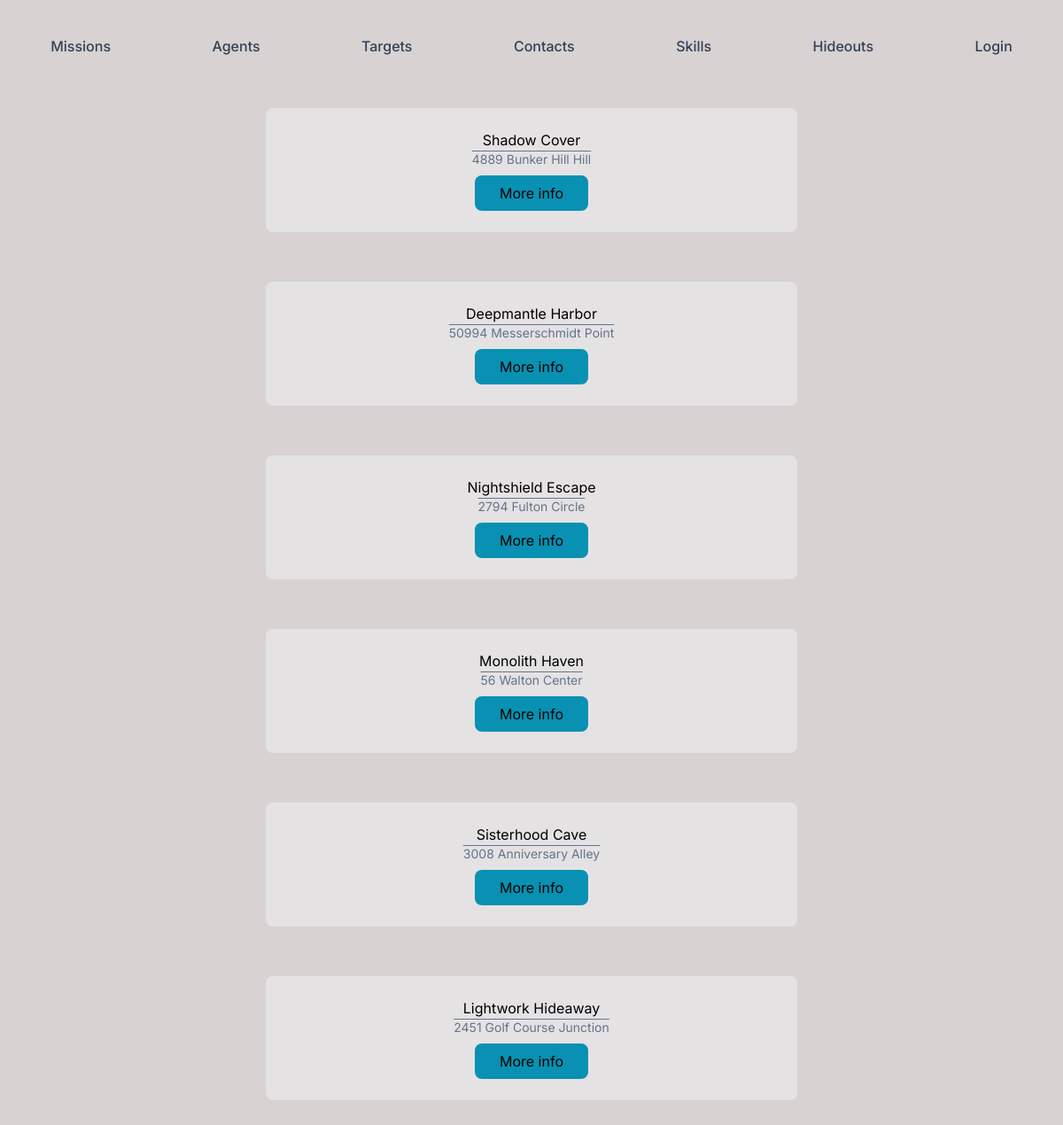
/dist/hideouts.php, run on the app's committed database.
### tables this page shows
CREATE TABLE IF NOT EXISTS `hideout` (
  `id` int(11) NOT NULL AUTO_INCREMENT,
  `code` char(60) NOT NULL,
  `address` varchar(100) NOT NULL,
  `type` varchar(100) NOT NULL,
  `country_id` int(11) NOT NULL,
  `mission_id` int(11) NOT NULL,
  PRIMARY KEY (`id`),
  KEY `FK_country_id` (`country_id`),
  KEY `FK_mission_id_hideout` (`mission_id`),
  CONSTRAINT `FK_country_id` FOREIGN KEY (`country_id`) REFERENCES `country` (`id`),
  CONSTRAINT `FK_mission_id_hideout` FOREIGN KEY (`mission_id`) REFERENCES `mission` (`id`)
);

### dist/hideouts.php (the view, shortened to what this page needs)
<!DOCTYPE html>
<html lang="fr">
<?php session_start();
$cleardb_url = parse_url(getenv("DATABASE_URL"));
$cleardb_server = $cleardb_url["host"];
$cleardb_username = $cleardb_url["user"];
$cleardb_password = $cleardb_url["pass"];
$cleardb_db = substr($cleardb_url["path"], 1);
$pdo = mysqli_connect($cleardb_server, $cleardb_username, $cleardb_password, $cleardb_db);
?>
<head>
  <link href="./output.css" rel="stylesheet">
  <link rel="stylesheet" href="../css/styles.css">
</head>
<body>
  <nav class="flex flex-wrap justify-around w-full mt-8">
    <a href="index.php" class="font-medium px-3 py-2 text-slate-700 rounded-lg hover:text-orange-600">Missions</a>
    <a href="agents.php" class="font-medium px-3 py-2 text-slate-700 rounded-lg hover:text-orange-600">Agents</a>
    <a href="targets.php" class="font-medium px-3 py-2 text-slate-700 rounded-lg hover:text-orange-600">Targets</a>
    <a href="contacts.php" class="font-medium px-3 py-2 text-slate-700 rounded-lg hover:text-orange-600">Contacts</a>
    <a href="skills.php" class="font-medium px-3 py-2 text-slate-700 rounded-lg hover:text-orange-600">Skills</a>
    <a href="hideouts.php" class="font-medium px-3 py-2 text-slate-700 rounded-lg hover:text-orange-600">Hideouts</a>
    <?php
    if (!isset($_SESSION['email'])) {
    ?>
      <a href="login.php" class="font-medium px-3 py-2 text-slate-700 rounded-lg hover:text-orange-600">Login</a>
    <?php
    } else {
    ?>
      <a href="logout.php" class="font-medium px-3 py-2 text-slate-700 rounded-lg hover:text-orange-600">Logout</a>
    <?php
    }
    ?>
  </nav>
  <div class="block text-center py-8">
    <?php
    foreach (mysqli_query($pdo, ('SELECT * FROM hideout')) as $hideout) {
      echo '<div class="mx-auto w-3/4 md:w-2/3 lg:w-1/2 rounded-lg bg-gray-100/50 p-6 m-4">';
      echo $hideout['code'] . '<br>';
      echo '<p class="overline text-sm text-slate-500">';
      echo $hideout['address'];
      echo '<div class="flex flex-wrap justify-evenly">';
      echo '<form action="./actions/hideoutInfo.php">';
      echo '<button type="submit" value="' . $hideout['id'] . '" name="info" class="mt-2 p-2 w-32 rounded-lg hover:bg-cyan-700 bg-cyan-600">';
      echo 'More info';
      echo '</button>';
      echo '</form>';
      echo '</div>';
      echo '</div>';
      echo "<br>";
    } ?>
  </div>
</body>
</html>

### css/styles.css (style rules this page uses)
* { box-sizing: border-box; }
html, body { font-family: "Inter"; }
body { height: 90vh; width: 100vw; background-color: rgb(216, 210, 210); }
a { position: relative; }
a:after { position: relative; top: 1%; left: 0%; width: 0; height: 2px; background: #EA580C; display: block; content: ""; transition: width 0.5s ease-in-out; }

### data on the page
hideout: code "Shadow Cover", address "4889 Bunker Hill Hill", $hideout['id'] 7 (drawn)
hideout: code "Deepmantle Harbor", address "50994 Messerschmidt Point", $hideout['id'] 8 (drawn)
hideout: code "Nightshield Escape", address "2794 Fulton Circle", $hideout['id'] 9 (drawn)
hideout: code "Monolith Haven", address "56 Walton Center", $hideout['id'] 10 (drawn)
hideout: code "Sisterhood Cave", address "3008 Anniversary Alley", $hideout['id'] 11 (drawn)
hideout: code "Lightwork Hideaway", address "2451 Golf Course Junction", $hideout['id'] 12 (drawn)
